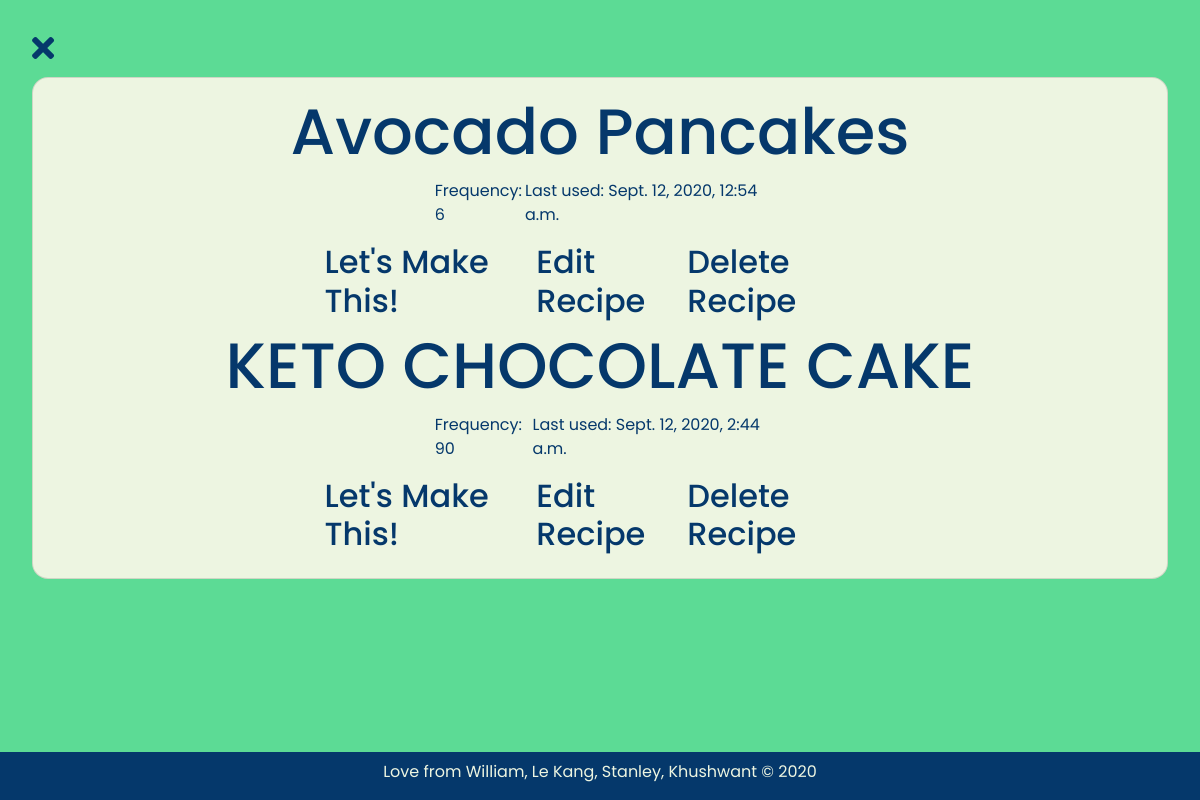
/dashboard/ (signed in), run on an earlier commit of the app's database.
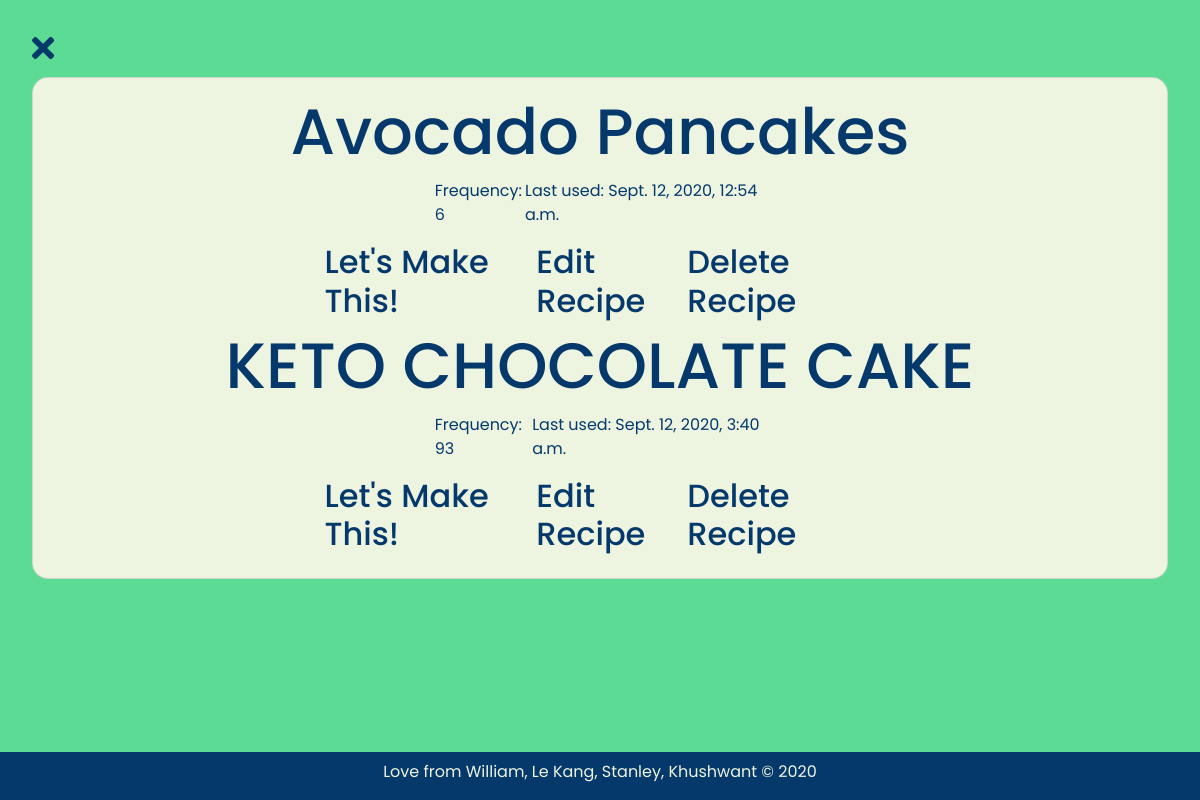
And on a later commit of the database.
### project/models.py (models this page shows, shortened)
class Recipe(models.Model):
    recipe_user=models.ForeignKey(settings.AUTH_USER_MODEL, on_delete=models.CASCADE)
    recipe_name=models.CharField(max_length=100)
    recipe_steps=models.TextField(max_length=2500)
    frequency=models.IntegerField(default=0)
    last_used=models.DateTimeField(default=timezone.now)

### project/views.py (the view)
# urls.py: path('dashboard/', userDashBoard, name="userDashBoard"),
@login_required(login_url='userLoginPage')
def userDashBoard(request):
    qs = Recipe.objects.all()
    qs = qs.filter(recipe_user=request.user)
    context = {'queryset': qs, 'loggedin': request.user.is_authenticated}
    return render(request, 'userDashBoard.html', context)

### templates/userDashBoard.html (shortened to what this page needs)
<!DOCTYPE html>
<html lang="en">
<head>
    <link rel="stylesheet" href="https://maxcdn.bootstrapcdn.com/bootstrap/4.0.0/css/bootstrap.min.css">
    <link rel="stylesheet" href="../static/user.css">
    <link rel="stylesheet" href="https://cdnjs.cloudflare.com/ajax/libs/font-awesome/5.14.0/css/all.min.css">
</head>
<body>
    <div class="x-sign">
        <a href="../templates/home.html">
            <i class="fas fa-times fa-2x"></i>
        </a>
    </div>
    <div class="create-link">
        <a href = "{% url 'createRecipe' %}" class="create">
            Create Recipe</a>
    </div>
    <section class="recipe">
        <div class="card">
            {% for recipe in queryset %}
            <h1> {{ recipe.recipe_name }}</h1>
            <div class="other-info">
                <p> Frequency: {{ recipe.frequency }} </p>
                <p> Last used: {{ recipe.last_used }} </p>
            </div>
            <div class="links">
                <a href="{% url 'playRecipe' recipe.id %}"><h2>Let's Make This!</h2></a>
                <a href="{% url 'editRecipe' recipe.id %}"><h2>Edit Recipe</h2></a>
                <a onclick="return confirm('Are you sure you want to delete {{ recipe.recipe_name }}?')" href="{% url 'deleteRecipe' recipe.id%}"><h2>Delete Recipe</h2></a>
            </div>
            {% endfor %}
    </section>
    <footer>
        <p>Love from William, Le Kang, Stanley, Khushwant &copy 2020</p>
    </footer>
</body>
</html>

What changed in the data, as far as the page shows it:
changed Recipe "KETO CHOCOLATE CAKE": frequency "90" → "93"; last_used "Sept. 12, 2020, 2:44 a.m." → "Sept. 12, 2020, 3:40 a.m."
